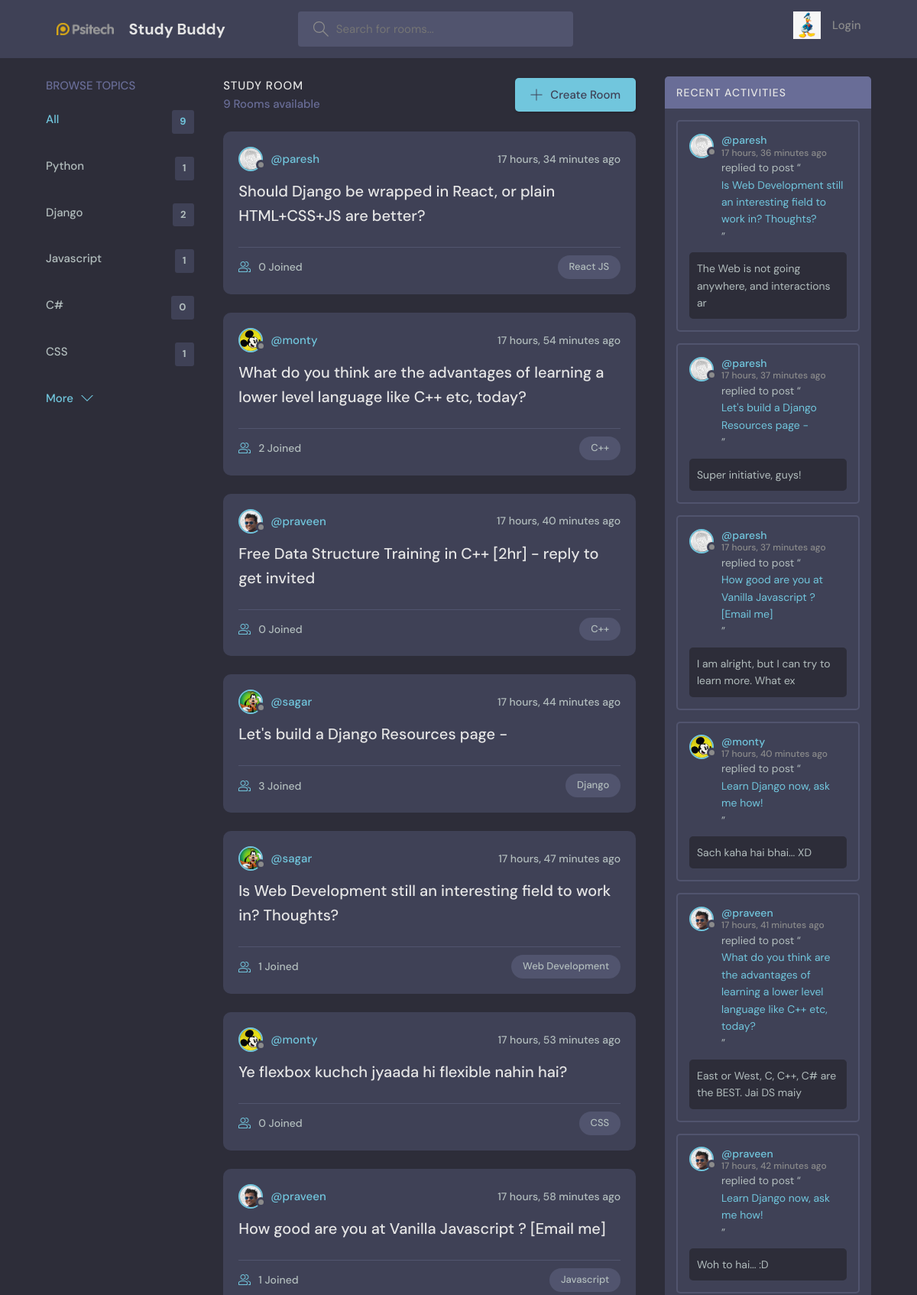
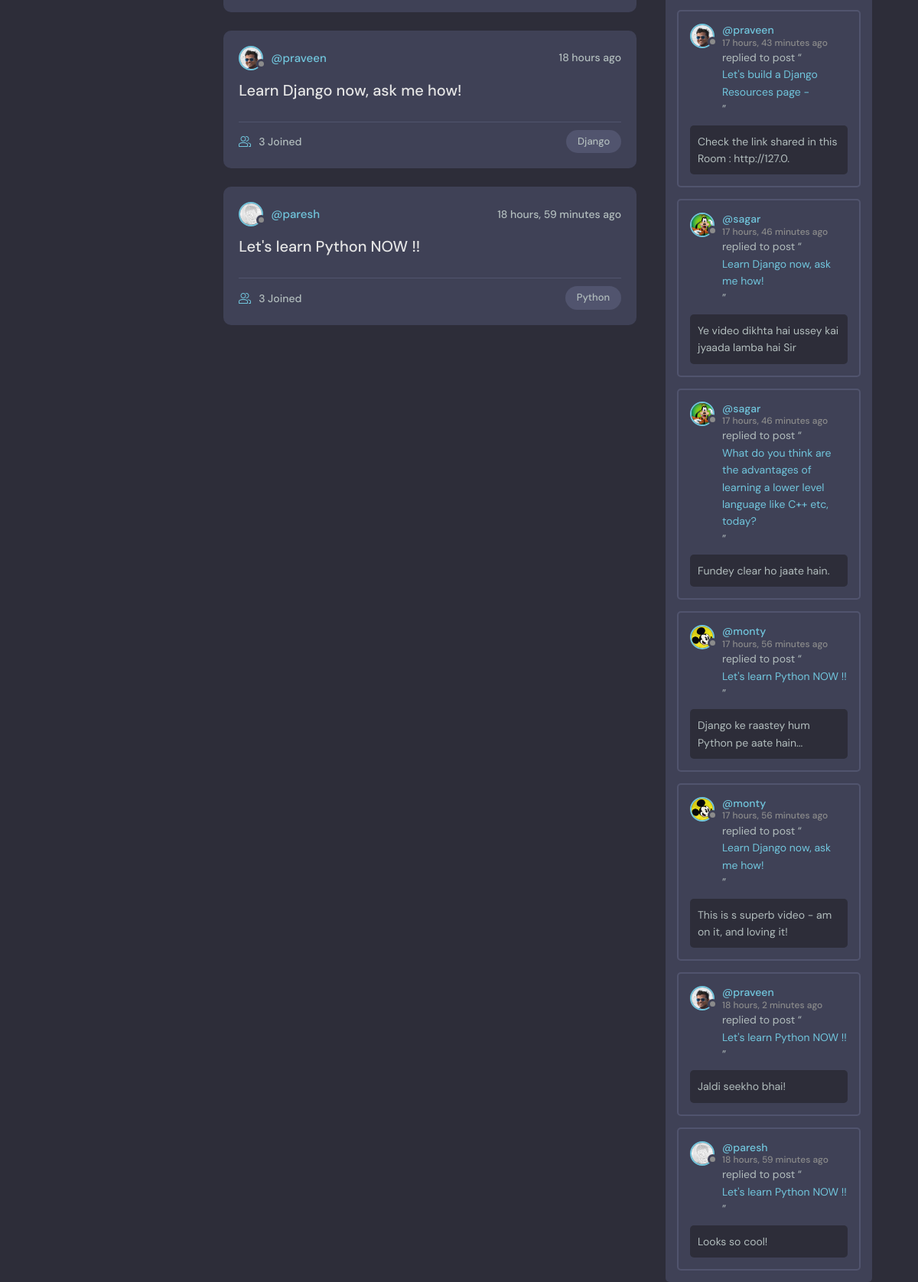
The page / on the database its author committed (2 pictures, top to bottom).
### base/models.py (models this page shows, shortened)
class Topic(models.Model):
    name = models.CharField(max_length=200)

class Room(models.Model):
    host = models.ForeignKey(User,on_delete=models.SET_NULL, null=True)
    topic = models.ForeignKey(Topic,on_delete=models.SET_NULL, null=True)
    name = models.CharField(max_length=200)
    description = models.TextField(null=True, blank=True)
    participants = models.ManyToManyField(User, related_name='participants', blank=True)
    updated = models.DateTimeField(auto_now=True)
    created = models.DateTimeField(auto_now_add=True)
    class Meta:
        ordering = ['-updated', '-created']
    def __str__(self) -> str:
        return self.name

class User(AbstractUser):
    name = models.CharField(max_length=200, null=True)
    email = models.EmailField(unique=True, null=True)
    bio = models.TextField(null=True)
    avatar = models.ImageField(null=True, default="avatar.svg")
    USERNAME_FIELD: 'email'
    REQUIRED_FIELDS: []

class Message(models.Model):
    user = models.ForeignKey(User, on_delete=models.CASCADE)
    room = models.ForeignKey(Room,on_delete=models.CASCADE)
    body = models.TextField()
    updated = models.DateTimeField(auto_now=True)
    created = models.DateTimeField(auto_now_add=True)
    class Meta:
        ordering = ['-updated', '-created']
    def __str__(self) -> str:
        return self.body[0:50]

### base/views.py (the view)
# urls.py: path('', views.home, name="home"),
def home(request):
    q = request.GET.get('q') if request.GET.get('q')!= None else ''
    rooms = Room.objects.filter(
        Q(topic__name__icontains=q) |
        Q(name__icontains=q) |
        Q(description__icontains=q)
        )
    topics = Topic.objects.all()[0:5]
    room_count =  rooms.count()
    room_messages = Message.objects.filter(Q(room__topic__name__icontains = q))
    context =  {'rooms':rooms, 'topics':topics, 'room_count':room_count, 'room_messages':room_messages}
    return render(request,'base/home.html', context)

### base/templates/base/home.html (shortened to what this page needs)
{% extends 'main.html' %}
{% block content %}
  <main class="layout layout--3">
    <div class="container">
      {% include 'base/topics_component.html' %}
      <div class="roomList">
        <div class="roomList__header">
          <div>
            <h2>Study Room</h2>
            <p>{{room_count}}
              Rooms available</p>
          </div>
          <a class="btn btn--main" href="{% url 'create-room' %}">
            <svg version="1.1" xmlns="http://www.w3.org/2000/svg" width="32" height="32" viewbox="0 0 32 32">
              <title>add</title>
              <path d="M16.943 0.943h-1.885v14.115h-14.115v1.885h14.115v14.115h1.885v-14.115h14.115v-1.885h-14.115v-14.115z"></path>
            </svg>
            Create Room
          </a>
        </div>
        {% include 'base/feed_component.html' %}
      </div>
      {% include 'base/activity_component.html' %}
    </div>
  </main>
{% endblock content %}

### base/templates/base/topics_component.html
<div class="topics">
  <div class="topics__header">
    <h2>Browse Topics</h2>
  </div>
  <ul class="topics__list">
    <li>
      <a href="{% url 'home'%}" class="active">All
        <span>{{rooms.all.count}}</span></a>
    </li>
    {% for topic in topics %}
      <li>
        <a href="{% url 'home' %}?q={{topic.name}}">{{topic.name}}
          <span>{{topic.room_set.all.count}}</span></a>
      </li>
    {% endfor %}
  </ul>
  <a class="btn btn--link" href="{% url 'topics' %}">
    More
    <svg version="1.1" xmlns="http://www.w3.org/2000/svg" width="32" height="32" viewbox="0 0 32 32">
      <title>chevron-down</title>
      <path d="M16 21l-13-13h-3l16 16 16-16h-3l-13 13z"></path>
    </svg>
  </a>
</div>

### base/templates/base/feed_component.html (shortened to what this page needs)
{% for room in rooms %}
  <div class="roomListRoom">
    <div class="roomListRoom__header">
      <a href="{% url 'user-profile' room.host.id %}" class="roomListRoom__author">
        <div class="avatar avatar--small">
          <img src="{{room.host.avatar.url}}"/>
        </div>
        <span>@{{room.host.username}}</span>
      </a>
      <div class="roomListRoom__actions">
        <span>{{room.created|timesince}}
          ago</span>
      </div>
    </div>
    <div class="roomListRoom__content">
      <a href="{% url 'room' room.id %}">{{room.name}}</a>
    </div>
    <div class=" roomListRoom__meta">
      <a href="{% url 'room' room.id %}" class="roomListRoom__joined">
        {{room.participants.all.count}}
        Joined
      </a>
      <p class="roomListRoom__topic">{{room.topic.name}}</p>
    </div>
  </div>
{% endfor %}

### base/templates/base/activity_component.html (shortened to what this page needs)
<div class="activities">
  <div class="activities__header">
    <h2>Recent Activities</h2>
  </div>
  {% for message in room_messages %}
    <div class="activities__box">
      <div class="activities__boxHeader roomListRoom__header">
        <a href="{% url 'user-profile' message.user.id %}" class="roomListRoom__author">
          <div class="avatar avatar--small">
            <img src="{{message.user.avatar.url}}"/>
          </div>
          <p>
            @{{message.user}}
            <span>{{message.created|timesince}}
              ago</span>
          </p>
        </a>
      </div>
      <div class="activities__boxContent">
        <p>replied to post “<a href="{% url 'room' message.room.id %}">{{message.room}}</a>”</p>
        <div class="activities__boxRoomContent">
          <p>{{message}}</p>
        </div>
      </div>
    </div>
  {% endfor %}
</div>

### rows shown on the page
Topic: name "Python", room_set.all.count "1"
Topic: name "Django", room_set.all.count "2"
Topic: name "Javascript", room_set.all.count "1"
Topic: name "C#", room_set.all.count "0"
Topic: name "CSS", room_set.all.count "1"
Room: host.avatar (picture), host.username "paresh", created "17 hours, 34 minutes", name "Should Django be wrapped in React, or plain HTML+CSS+JS are better?", participants.all.count "0", topic.name "React JS"
Room: host.avatar (picture), host.username "monty", created "17 hours, 54 minutes", name "What do you think are the advantages of learning a lower level language like C++ etc, today?", participants.all.count "2", topic.name "C++"
Room: host.avatar (picture), host.username "praveen", created "17 hours, 40 minutes", name "Free Data Structure Training in C++ [2hr] - reply to get invited", participants.all.count "0", topic.name "C++"
Room: host.avatar (picture), host.username "sagar", created "17 hours, 44 minutes", name "Let's build a Django Resources page -", participants.all.count "3", topic.name "Django"
Room: host.avatar (picture), host.username "sagar", created "17 hours, 47 minutes", name "Is Web Development still an interesting field to work in? Thoughts?", participants.all.count "1", topic.name "Web Development"
Room: host.avatar (picture), host.username "monty", created "17 hours, 53 minutes", name "Ye flexbox kuchch jyaada hi flexible nahin hai?", participants.all.count "0", topic.name "CSS"
Room: host.avatar (picture), host.username "praveen", created "17 hours, 58 minutes", name "How good are you at Vanilla Javascript ? [Email me]", participants.all.count "1", topic.name "Javascript"
Room: host.avatar (picture), host.username "praveen", created "18 hours", name "Learn Django now, ask me how!", participants.all.count "3", topic.name "Django"
Room: host.avatar (picture), host.username "paresh", created "18 hours, 59 minutes", name "Let's learn Python NOW !!", participants.all.count "3", topic.name "Python"
Message: user.avatar (picture), user "paresh", created "17 hours, 36 minutes", room "Is Web Development still an interesting field to work in? Thoughts?", body "The Web is not going anywhere, and interactions ar"
Message: user.avatar (picture), user "paresh", created "17 hours, 37 minutes", room "Let's build a Django Resources page -", body "Super initiative, guys!"
Message: user.avatar (picture), user "paresh", created "17 hours, 37 minutes", room "How good are you at Vanilla Javascript ? [Email me]", body "I am alright, but I can try to learn more. What ex"
Message: user.avatar (picture), user "monty", created "17 hours, 40 minutes", room "Learn Django now, ask me how!", body "Sach kaha hai bhai... XD"
Message: user.avatar (picture), user "praveen", created "17 hours, 41 minutes", room "What do you think are the advantages of learning a lower level language like C++ etc, today?", body "East or West, C, C++, C# are the BEST. Jai DS maiy"
Message: user.avatar (picture), user "praveen", created "17 hours, 42 minutes", room "Learn Django now, ask me how!", body "Woh to hai... :D"
Message: user.avatar (picture), user "praveen", created "17 hours, 43 minutes", room "Let's build a Django Resources page -", body "Check the link shared in this Room : http://127.0."
Message: user.avatar (picture), user "sagar", created "17 hours, 46 minutes", room "Learn Django now, ask me how!", body "Ye video dikhta hai ussey kai jyaada lamba hai Sir"
Message: user.avatar (picture), user "sagar", created "17 hours, 46 minutes", room "What do you think are the advantages of learning a lower level language like C++ etc, today?", body "Fundey clear ho jaate hain."
Message: user.avatar (picture), user "monty", created "17 hours, 56 minutes", room "Let's learn Python NOW !!", body "Django ke raastey hum Python pe aate hain..."
Message: user.avatar (picture), user "monty", created "17 hours, 56 minutes", room "Learn Django now, ask me how!", body "This is s superb video - am on it, and loving it!"
Message: user.avatar (picture), user "praveen", created "18 hours, 2 minutes", room "Let's learn Python NOW !!", body "Jaldi seekho bhai!"
Message: user.avatar (picture), user "paresh", created "18 hours, 59 minutes", room "Let's learn Python NOW !!", body "Looks so cool!"

### other values the page prints
{{ rooms.all.count }} "9"
{{ room_count }} "9"
